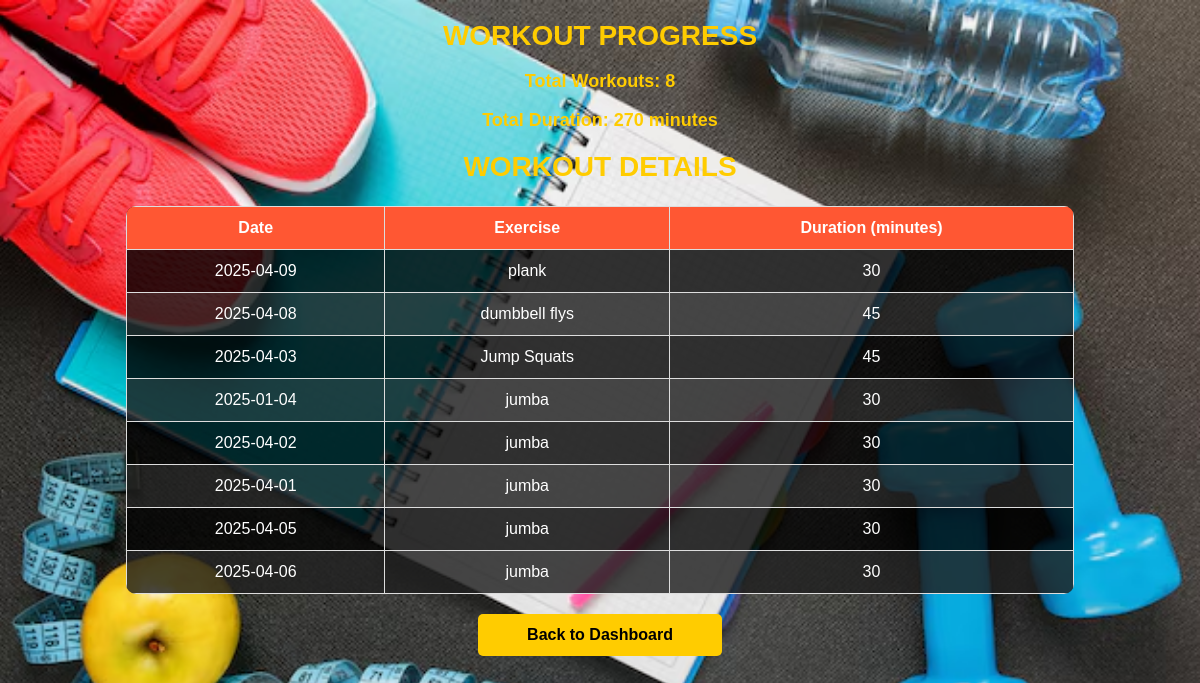
The app's page /view_progress (signed in) with its own data.
### app.py (models this page shows)
class Workout(db.Model):
    id = db.Column(db.Integer, primary_key=True)
    user_id = db.Column(db.Integer, db.ForeignKey('user.id'), nullable=False)
    date = db.Column(db.Date, nullable=False)
    exercise = db.Column(db.String(100), nullable=False)
    duration = db.Column(db.Integer, nullable=False)  # Duration in minutes

### app.py (the view)
@app.route('/view_progress')
def view_progress():
    if 'user_id' not in session:
        flash("Please log in first!", "danger")
        return redirect(url_for('home'))
    try:
        workouts = Workout.query.filter_by(user_id=session['user_id']).all()
        total_duration = sum(workout.duration for workout in workouts)
        total_workouts = len(workouts)
    except:
        workouts = []
        total_duration = 0
        total_workouts = 0
    return render_template('view_progress.html', total_duration=total_duration, total_workouts=total_workouts, workouts=workouts)

### templates/view_progress.html (shortened to what this page needs)
<!DOCTYPE html>
<html lang="en">
<head>
</head>
<body>
    <h1>Workout Progress</h1>
    <p>Total Workouts: {{ total_workouts }}</p>
    <p>Total Duration: {{ total_duration }} minutes</p>
    <h2>Workout Details</h2>
    <table>
        <thead>
            <tr>
                <th>Date</th>
                <th>Exercise</th>
                <th>Duration (minutes)</th>
            </tr>
        </thead>
        <tbody>
            {% for workout in workouts %}
            <tr>
                <td>{{ workout.date }}</td>
                <td>{{ workout.exercise }}</td>
                <td>{{ workout.duration }}</td>
            </tr>
            {% endfor %}
        </tbody>
    </table>
    <a href="{{ url_for('dashboard') }}">Back to Dashboard</a>
</body>
</html>

### records on screen
Workout: date "2025-04-09", exercise "plank", duration "30"
Workout: date "2025-04-08", exercise "dumbbell flys", duration "45"
Workout: date "2025-04-03", exercise "Jump Squats", duration "45"
Workout: date "2025-01-04", exercise "jumba", duration "30"
Workout: date "2025-04-02", exercise "jumba", duration "30"
Workout: date "2025-04-01", exercise "jumba", duration "30"
Workout: date "2025-04-05", exercise "jumba", duration "30"
Workout: date "2025-04-06", exercise "jumba", duration "30"

### other values on screen
{{ total_workouts }} "8"
{{ total_duration }} "270"
